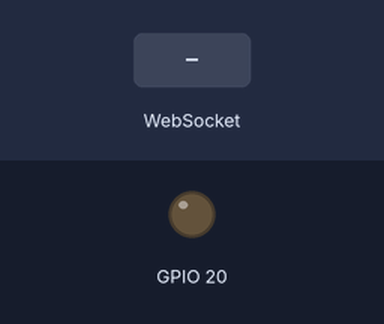
The sketch below on a simulated ESP32-C6. Shown: output pins drawn as LEDs (lit = HIGH). The test bench sets the inputs (shaded band). WiFi joins after 1.5 s; servers stay silent unless stated; what the sketch prints to the serial monitor is not drawn.

Above: at 2.7 s.
2.8 s: WebSocket text "1" received
At 3.1 s:
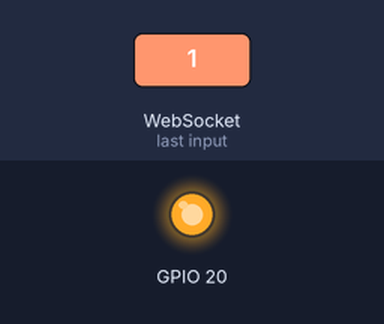
4.3 s: WebSocket text "0" received
At 5.5 s:
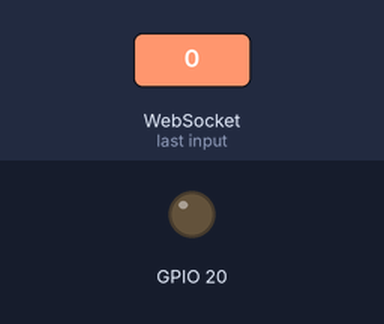
Timing chart, 0 to 7.3 s (numbered marks = the images above; inputs shaded):
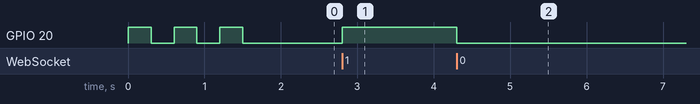

Measured:
- after the input at 2.8 s, GPIO 20: LOW → HIGH at once
- after the input at 4.3 s, GPIO 20: HIGH → LOW at once

The sketch:

esp32_mpu_socket.ino
```cpp
// XIAO ESP32-C6 + MPU6050 + LED, talking to the Node relay over WebSockets.
//
// Sends one CSV line per sample:  ax,ay,az,gx,gy,gz   (m/s^2 and rad/s)
// Receives "1" / "0" to turn the LED on D7 on or off.
//
// Libraries (Library Manager):
//   "WebSockets" by Markus Sattler
//   "Adafruit MPU6050" (pulls in Adafruit Unified Sensor + BusIO)

#include <WiFi.h>
#include <WebSocketsClient.h>
#include <Wire.h>
#include <Adafruit_MPU6050.h>
#include <Adafruit_Sensor.h>

// ---- settings -------------------------------------------------------------
const char* WIFI_SSID = "gd-network-2g";
const char* WIFI_PASS = "HeheheHahaha";

const char* SERVER_HOST = "192.168.4.182";   // laptop running server.js
const int   SERVER_PORT = 3000;

const int LED = D7;
const unsigned long SEND_INTERVAL_MS = 50;    // 20 samples per second
// ---------------------------------------------------------------------------

WebSocketsClient ws;
Adafruit_MPU6050 mpu;
unsigned long lastSend = 0;

void onWsEvent(WStype_t type, uint8_t* payload, size_t length) {
  switch (type) {
    case WStype_CONNECTED:
      Serial.println("ws connected");
      break;
    case WStype_DISCONNECTED:
      Serial.println("ws disconnected");
      break;
    case WStype_TEXT:
      // payload is not null-terminated, so look at the first byte only
      if (length > 0) {
        if (payload[0] == '1') digitalWrite(LED, HIGH);
        if (payload[0] == '0') digitalWrite(LED, LOW);
      }
      break;
    default:
      break;
  }
}

void setup() {
  Serial.begin(115200);
  pinMode(LED, OUTPUT);

  // --- sensor ---
  Wire.begin();                           // D4 = SDA, D5 = SCL
  if (!mpu.begin()) {
    Serial.println("MPU6050 not found");
    while (true) {                        // fast blink = sensor missing
      digitalWrite(LED, !digitalRead(LED));
      delay(100);
    }
  }
  mpu.setAccelerometerRange(MPU6050_RANGE_4_G);
  mpu.setGyroRange(MPU6050_RANGE_500_DEG);
  mpu.setFilterBandwidth(MPU6050_BAND_21_HZ);

  // --- wifi ---
  WiFi.mode(WIFI_STA);
  WiFi.begin(WIFI_SSID, WIFI_PASS);
  Serial.print("wifi");
  while (WiFi.status() != WL_CONNECTED) {
    digitalWrite(LED, !digitalRead(LED));   // slow blink while connecting
    delay(300);
    Serial.print(".");
  }
  digitalWrite(LED, LOW);
  Serial.print(" connected, ip ");
  Serial.println(WiFi.localIP());

  // --- websocket ---
  ws.begin(SERVER_HOST, SERVER_PORT, "/");
  ws.onEvent(onWsEvent);
  ws.setReconnectInterval(2000);          // retry every 2 s if the server drops
}

void loop() {
  ws.loop();                               // keeps the connection alive, must run often

  if (ws.isConnected() && millis() - lastSend >= SEND_INTERVAL_MS) {
    lastSend = millis();

    sensors_event_t a, g, temp;
    mpu.getEvent(&a, &g, &temp);

    char line[96];
    snprintf(line, sizeof(line), "%.2f,%.2f,%.2f,%.2f,%.2f,%.2f",
             a.acceleration.x, a.acceleration.y, a.acceleration.z,
             g.gyro.x, g.gyro.y, g.gyro.z);
    ws.sendTXT(line);
  }
}
```
